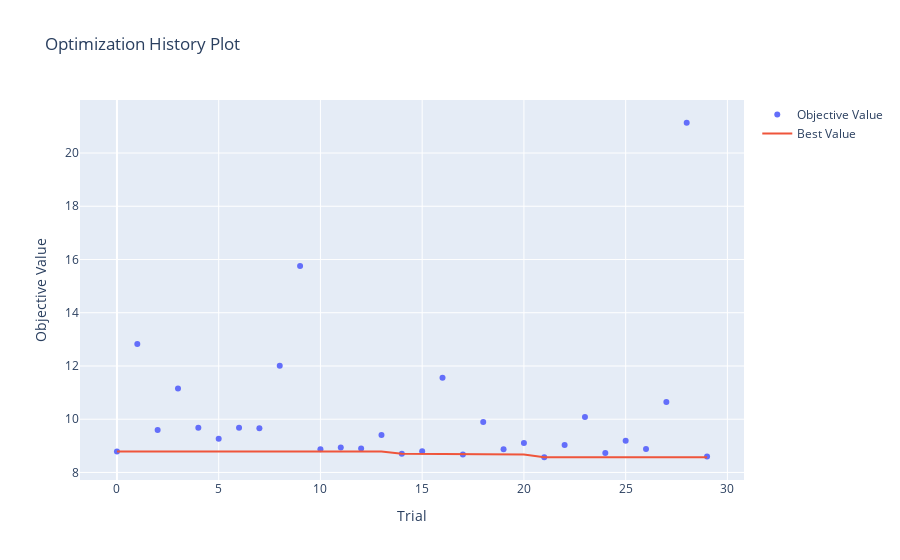
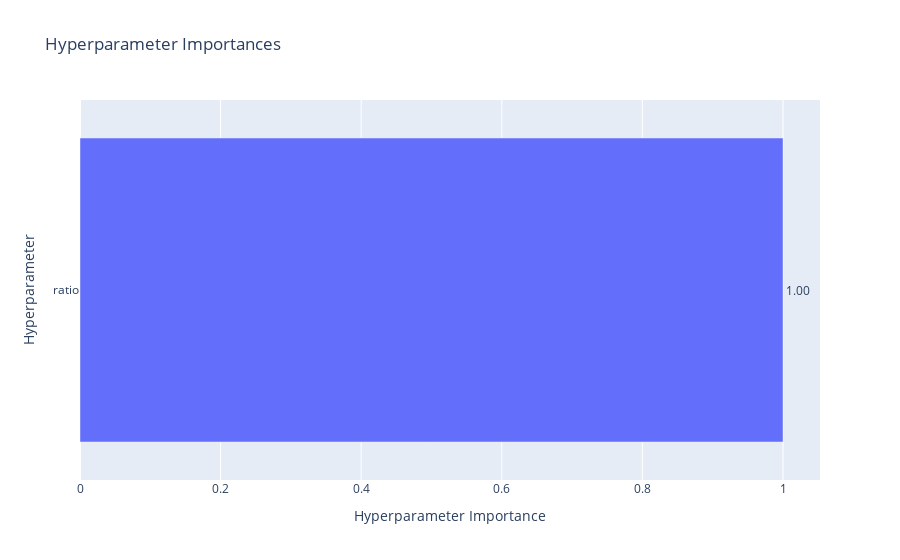
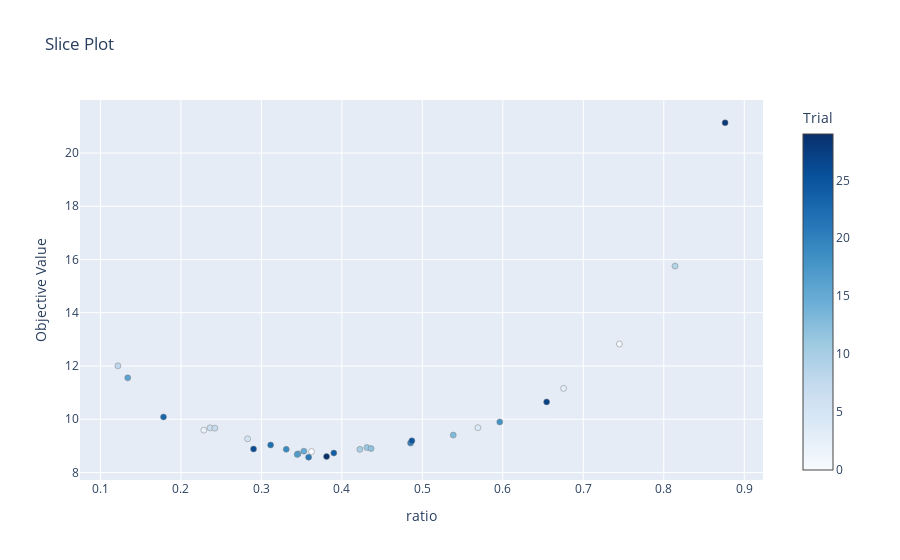

The notebook cell saved with these charts, in order:
### Markdown cell above
# Other Optuna Visuals

### Code cell
fig = plot_optimization_history(study)
fig.show()
plot_param_importances(study).show()
plot_slice(study).show()
plot_contour(study).show()

### Figure 1 — Plotly figure (JSON) as saved in the notebook; plotly's stock layout.template omitted (floating-point values rounded to 4 significant figures)
{"data": [{"mode": "markers", "name": "Objective Value", "type": "scatter", "x": [0, 1, 2, 3, 4, 5, 6, 7, 8, 9, 10, 11, 12, 13, 14, 15, 16, 17, 18, 19, 20, 21, 22, 23, 24, 25, 26, 27, 28, 29], "y": [8.784, 12.82, 9.59, 11.16, 9.681, 9.264, 9.675, 9.662, 12.01, 15.75, 8.867, 8.935, 8.899, 9.403, 8.699, 8.8, 11.55, 8.676, 9.898, 8.869, 9.103, 8.571, 9.032, 10.09, 8.731, 9.188, 8.882, 10.65, 21.14, 8.596]}, {"mode": "lines", "name": "Best Value", "type": "scatter", "x": [0, 1, 2, 3, 4, 5, 6, 7, 8, 9, 10, 11, 12, 13, 14, 15, 16, 17, 18, 19, 20, 21, 22, 23, 24, 25, 26, 27, 28, 29], "y": [8.784, 8.784, 8.784, 8.784, 8.784, 8.784, 8.784, 8.784, 8.784, 8.784, 8.784, 8.784, 8.784, 8.784, 8.699, 8.699, 8.699, 8.676, 8.676, 8.676, 8.676, 8.571, 8.571, 8.571, 8.571, 8.571, 8.571, 8.571, 8.571, 8.571]}, {"marker": {"color": "#cccccc"}, "mode": "markers", "name": "Infeasible Trial", "showlegend": false, "type": "scatter", "x": [], "y": []}], "layout": {"title": {"text": "Optimization History Plot"}, "xaxis": {"title": {"text": "Trial"}}, "yaxis": {"title": {"text": "Objective Value"}}}}

### Figure 2 — Plotly figure (JSON) as saved in the notebook; plotly's stock layout.template omitted (floating-point values rounded to 4 significant figures)
{"data": [{"cliponaxis": false, "hovertemplate": ["ratio (FloatDistribution): 1.0<extra></extra>"], "name": "Objective Value", "orientation": "h", "text": ["1.00"], "textposition": "outside", "type": "bar", "x": [1], "y": ["ratio"]}], "layout": {"title": {"text": "Hyperparameter Importances"}, "xaxis": {"title": {"text": "Hyperparameter Importance"}}, "yaxis": {"title": {"text": "Hyperparameter"}}}}

### Figure 3 — Plotly figure (JSON) as saved in the notebook; plotly's stock layout.template omitted (floating-point values rounded to 4 significant figures)
{"data": [{"marker": {"color": [0, 1, 2, 3, 4, 5, 6, 7, 8, 9, 10, 11, 12, 13, 14, 15, 16, 17, 18, 19, 20, 21, 22, 23, 24, 25, 26, 27, 28, 29], "colorbar": {"title": {"text": "Trial"}, "x": 1, "xpad": 40}, "colorscale": [[0, "rgb(247,251,255)"], [0.125, "rgb(222,235,247)"], [0.25, "rgb(198,219,239)"], [0.375, "rgb(158,202,225)"], [0.5, "rgb(107,174,214)"], [0.625, "rgb(66,146,198)"], [0.75, "rgb(33,113,181)"], [0.875, "rgb(8,81,156)"], [1, "rgb(8,48,107)"]], "line": {"color": "Grey", "width": 0.5}}, "mode": "markers", "name": "Feasible Trial", "showlegend": false, "type": "scatter", "x": [0.3623, 0.7449, 0.2284, 0.6755, 0.569, 0.2829, 0.2362, 0.2422, 0.1217, 0.814, 0.4223, 0.4311, 0.4362, 0.5384, 0.3455, 0.3528, 0.1339, 0.3445, 0.5962, 0.3309, 0.4853, 0.3587, 0.3115, 0.1784, 0.39, 0.487, 0.2902, 0.6544, 0.8762, 0.381], "y": [8.784, 12.82, 9.59, 11.16, 9.681, 9.264, 9.675, 9.662, 12.01, 15.75, 8.867, 8.935, 8.899, 9.403, 8.699, 8.8, 11.55, 8.676, 9.898, 8.869, 9.103, 8.571, 9.032, 10.09, 8.731, 9.188, 8.882, 10.65, 21.14, 8.596]}], "layout": {"title": {"text": "Slice Plot"}, "xaxis": {"title": {"text": "ratio"}}, "yaxis": {"title": {"text": "Objective Value"}}}}
